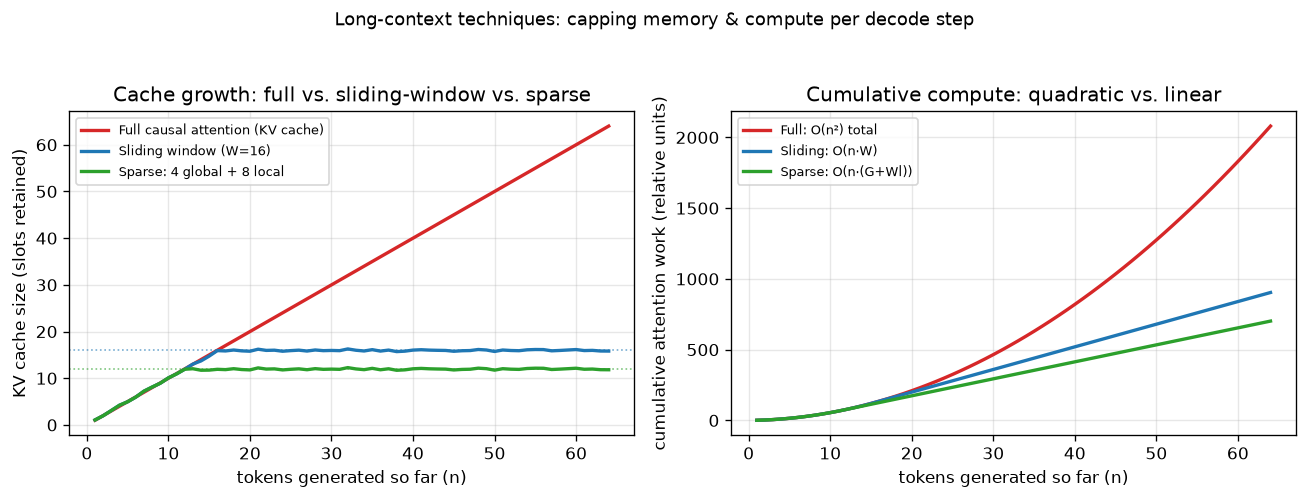

This chart was generated by the following Python code:
"""
Day 111 - Long-context techniques
Synthetic graph: how per-token memory cost grows with sequence length
under three attention strategies:
  1. Full causal attention (KV cache grows linearly in tokens, but the
     attention COMPUTE at each new step is O(n) -> O(n^2) total)
  2. Sliding-window attention (fixed window W -> O(1) memory once n > W)
  3. Sparse/strided attention with a fixed number of global tokens
     (O(1) memory plus a small constant global-token budget)

No downloads, tiny synthetic arrays, seeded RNG only for cosmetic jitter.
"""
import numpy as np
import matplotlib.pyplot as plt

np.random.seed(42)

# Sequence lengths we simulate (tokens generated so far)
n = np.arange(1, 65)  # 64 decoding steps, small + hardcoded, no downloads

# --- Strategy 1: full causal attention KV cache size (in "slots") ---
full_cache = n.astype(float)  # grows 1:1 with tokens -> unbounded

# --- Strategy 2: sliding window attention, window W ---
W = 16
sliding_cache = np.minimum(n, W).astype(float)  # caps at W once n > W

# --- Strategy 3: sparse/strided attention with G fixed "global" tokens
#     plus a small local window Wl ---
G = 4
Wl = 8
sparse_cache = np.minimum(n, G + Wl).astype(float)  # caps at G+Wl

# Tiny cosmetic jitter so overlapping flat lines are still readable
jitter = np.random.normal(0, 0.15, size=n.shape)

fig, axes = plt.subplots(1, 2, figsize=(11, 4.2))

ax = axes[0]
ax.plot(n, full_cache, label="Full causal attention (KV cache)", color="#d62728", linewidth=2)
ax.plot(n, sliding_cache + jitter, label=f"Sliding window (W={W})", color="#1f77b4", linewidth=2)
ax.plot(n, sparse_cache + jitter, label=f"Sparse: {G} global + {Wl} local", color="#2ca02c", linewidth=2)
ax.axhline(W, color="#1f77b4", linestyle=":", linewidth=1, alpha=0.6)
ax.axhline(G + Wl, color="#2ca02c", linestyle=":", linewidth=1, alpha=0.6)
ax.set_xlabel("tokens generated so far (n)")
ax.set_ylabel("KV cache size (slots retained)")
ax.set_title("Cache growth: full vs. sliding-window vs. sparse")
ax.legend(fontsize=8, loc="upper left")
ax.grid(alpha=0.3)

# --- Right panel: cumulative attention FLOPs (relative units) ---
# Full: sum_{i=1}^{n} i  ~ O(n^2)   (each new query attends to all past keys)
full_flops = np.cumsum(n)
# Sliding: each step attends to at most W keys -> O(n*W), linear in n
sliding_flops = np.cumsum(np.minimum(n, W))
# Sparse: each step attends to at most G+Wl keys -> O(n*(G+Wl)), linear in n
sparse_flops = np.cumsum(np.minimum(n, G + Wl))

ax2 = axes[1]
ax2.plot(n, full_flops, label="Full: O(n²) total", color="#d62728", linewidth=2)
ax2.plot(n, sliding_flops, label="Sliding: O(n·W)", color="#1f77b4", linewidth=2)
ax2.plot(n, sparse_flops, label="Sparse: O(n·(G+Wl))", color="#2ca02c", linewidth=2)
ax2.set_xlabel("tokens generated so far (n)")
ax2.set_ylabel("cumulative attention work (relative units)")
ax2.set_title("Cumulative compute: quadratic vs. linear")
ax2.legend(fontsize=8, loc="upper left")
ax2.grid(alpha=0.3)

fig.suptitle("Long-context techniques: capping memory & compute per decode step", fontsize=11)
fig.tight_layout(rect=[0, 0, 1, 0.94])
plt.savefig("graph_DAY_111.png", dpi=120, bbox_inches="tight")
print("saved graph_DAY_111.png")
